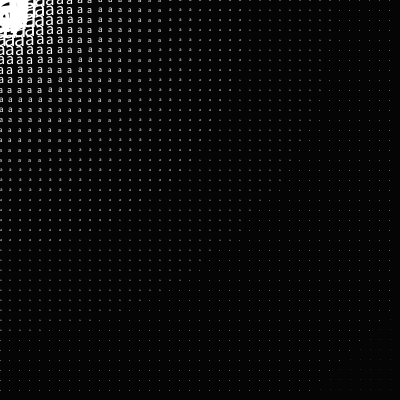
Frame 1 (no input)
Frame 60 (the mouse pressed at the canvas centre just before this capture): identical to frame 1, image omitted
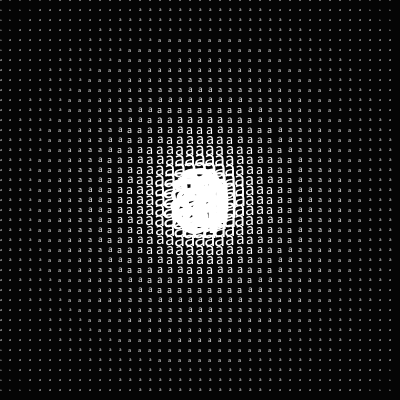
Frame 120 (the mouse held since frame 60 and released just before this capture)

The Processing sketch that drew these frames (run headless with seeded random() and noise(); from frame 60 on, the mouse is pressed at the canvas centre):

// Processing sketch: processing_112831
// ── processing_112831.pde

void setup() {
  size(400, 400);
  background(5);
}


void draw() {

  background(5);
  textAlign(CENTER);


  for (int i = 0; i<width; i+=10) {

    for (int j = 0; j<height; j+=10) {

      float s = 1000/int((1+dist(mouseX, mouseY, i, j)));

      textSize(s);

      if (dist(mouseX, mouseY, i, j)<10) {
        textSize(1);
      }
      //println(s);
      text('a', i, j+(s/4));
    }
  }
}
